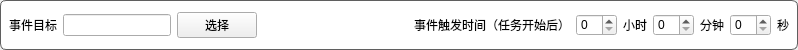
<?xml version="1.0" encoding="UTF-8"?>
<ui version="4.0">
 <class>eventChildItem</class>
 <widget class="QWidget" name="eventChildItem">
  <property name="geometry">
   <rect>
    <x>0</x>
    <y>0</y>
    <width>798</width>
    <height>50</height>
   </rect>
  </property>
  <property name="sizePolicy">
   <sizepolicy hsizetype="Preferred" vsizetype="Fixed">
    <horstretch>0</horstretch>
    <verstretch>0</verstretch>
   </sizepolicy>
  </property>
  <property name="minimumSize">
   <size>
    <width>0</width>
    <height>50</height>
   </size>
  </property>
  <property name="maximumSize">
   <size>
    <width>16777215</width>
    <height>50</height>
   </size>
  </property>
  <property name="windowTitle">
   <string>Form</string>
  </property>
  <layout class="QVBoxLayout" name="verticalLayout">
   <property name="spacing">
    <number>0</number>
   </property>
   <property name="leftMargin">
    <number>0</number>
   </property>
   <property name="topMargin">
    <number>0</number>
   </property>
   <property name="rightMargin">
    <number>0</number>
   </property>
   <property name="bottomMargin">
    <number>0</number>
   </property>
   <item>
    <widget class="QWidget" name="widget_item" native="true">
     <property name="styleSheet">
      <string notr="true">QWidget#widget_item{
background-color: rgb(255, 255, 255);
border:1px solid rgb(95, 95, 95);
border-radius:6px;
}</string>
     </property>
     <layout class="QHBoxLayout" name="horizontalLayout">
      <item>
       <widget class="QLabel" name="label">
        <property name="sizePolicy">
         <sizepolicy hsizetype="Fixed" vsizetype="Preferred">
          <horstretch>0</horstretch>
          <verstretch>0</verstretch>
         </sizepolicy>
        </property>
        <property name="text">
         <string>事件目标</string>
        </property>
       </widget>
      </item>
      <item>
       <widget class="QLineEdit" name="lineEdit">
        <property name="sizePolicy">
         <sizepolicy hsizetype="Fixed" vsizetype="Fixed">
          <horstretch>0</horstretch>
          <verstretch>0</verstretch>
         </sizepolicy>
        </property>
       </widget>
      </item>
      <item>
       <widget class="QPushButton" name="pushButton">
        <property name="sizePolicy">
         <sizepolicy hsizetype="Fixed" vsizetype="Fixed">
          <horstretch>0</horstretch>
          <verstretch>0</verstretch>
         </sizepolicy>
        </property>
        <property name="text">
         <string>选择</string>
        </property>
       </widget>
      </item>
      <item>
       <spacer name="horizontalSpacer">
        <property name="orientation">
         <enum>Qt::Orientation::Horizontal</enum>
        </property>
        <property name="sizeHint" stdset="0">
         <size>
          <width>40</width>
          <height>20</height>
         </size>
        </property>
       </spacer>
      </item>
      <item>
       <widget class="QLabel" name="label_19">
        <property name="sizePolicy">
         <sizepolicy hsizetype="Fixed" vsizetype="Preferred">
          <horstretch>0</horstretch>
          <verstretch>0</verstretch>
         </sizepolicy>
        </property>
        <property name="text">
         <string>事件触发时间（任务开始后）</string>
        </property>
       </widget>
      </item>
      <item>
       <widget class="QSpinBox" name="spinBox">
        <property name="sizePolicy">
         <sizepolicy hsizetype="Fixed" vsizetype="Fixed">
          <horstretch>0</horstretch>
          <verstretch>0</verstretch>
         </sizepolicy>
        </property>
       </widget>
      </item>
      <item>
       <widget class="QLabel" name="label_20">
        <property name="sizePolicy">
         <sizepolicy hsizetype="Fixed" vsizetype="Preferred">
          <horstretch>0</horstretch>
          <verstretch>0</verstretch>
         </sizepolicy>
        </property>
        <property name="text">
         <string>小时</string>
        </property>
       </widget>
      </item>
      <item>
       <widget class="QSpinBox" name="spinBox_2">
        <property name="sizePolicy">
         <sizepolicy hsizetype="Fixed" vsizetype="Fixed">
          <horstretch>0</horstretch>
          <verstretch>0</verstretch>
         </sizepolicy>
        </property>
       </widget>
      </item>
      <item>
       <widget class="QLabel" name="label_21">
        <property name="sizePolicy">
         <sizepolicy hsizetype="Fixed" vsizetype="Preferred">
          <horstretch>0</horstretch>
          <verstretch>0</verstretch>
         </sizepolicy>
        </property>
        <property name="text">
         <string>分钟</string>
        </property>
       </widget>
      </item>
      <item>
       <widget class="QSpinBox" name="spinBox_3">
        <property name="sizePolicy">
         <sizepolicy hsizetype="Fixed" vsizetype="Fixed">
          <horstretch>0</horstretch>
          <verstretch>0</verstretch>
         </sizepolicy>
        </property>
       </widget>
      </item>
      <item>
       <widget class="QLabel" name="label_22">
        <property name="sizePolicy">
         <sizepolicy hsizetype="Fixed" vsizetype="Preferred">
          <horstretch>0</horstretch>
          <verstretch>0</verstretch>
         </sizepolicy>
        </property>
        <property name="text">
         <string>秒</string>
        </property>
       </widget>
      </item>
     </layout>
    </widget>
   </item>
  </layout>
 </widget>
 <resources/>
 <connections/>
</ui>
